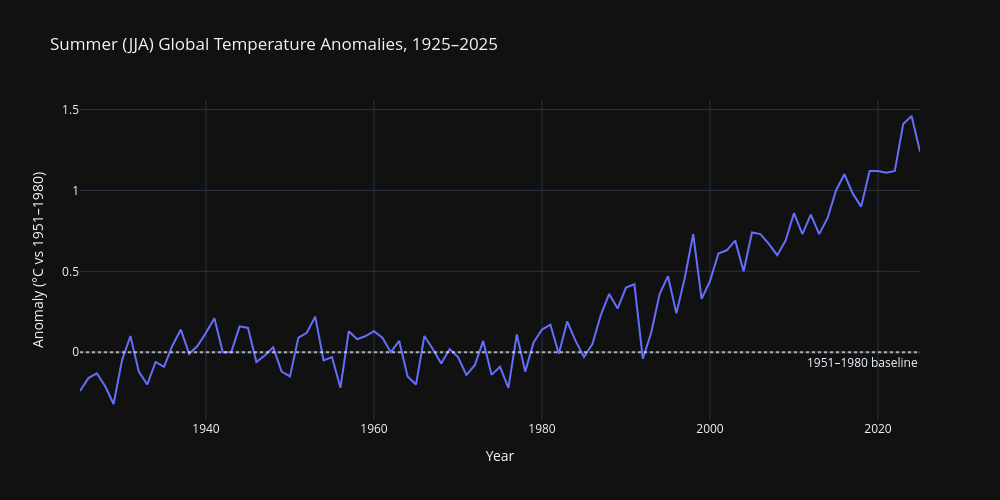

The cell this chart's notebook holds for it:
### Code cell
fig = px.line(
    summer,
    x="Year",
    y="JJA",
    title="Summer (JJA) Global Temperature Anomalies, 1925–2025",
    labels={"JJA": "Anomaly (°C vs 1951–1980)"},
    hover_data={"Year": True, "JJA": ":+.2f"},
)
fig.update_traces(marker=dict(color="#9ca3af", size=6, opacity=0.8), selector=dict(mode="markers"))
fig.add_hline(y=0, line_dash="dot", line_color="white", opacity=0.6,
              annotation_text="1951–1980 baseline", annotation_position="bottom right")
fig.show()

### Figure 1 — Plotly figure (JSON) as saved in the notebook; plotly's stock layout.template omitted (floating-point values rounded to 4 significant figures)
{"data": [{"hovertemplate": "Year=%{x}<br>Anomaly (°C vs 1951–1980)=%{y:+.2f}<extra></extra>", "legendgroup": "", "line": {"color": "#636efa", "dash": "solid"}, "marker": {"symbol": "circle"}, "mode": "lines", "name": "", "orientation": "v", "showlegend": false, "type": "scatter", "x": [1925, 1926, 1927, 1928, 1929, 1930, 1931, 1932, 1933, 1934, 1935, 1936, 1937, 1938, 1939, 1940, 1941, 1942, 1943, 1944, 1945, 1946, 1947, 1948, 1949, 1950, 1951, 1952, 1953, 1954, 1955, 1956, 1957, 1958, 1959, 1960, 1961, 1962, 1963, 1964, 1965, 1966, 1967, 1968, 1969, 1970, 1971, 1972, 1973, 1974, 1975, 1976, 1977, 1978, 1979, 1980, 1981, 1982, 1983, 1984, 1985, 1986, 1987, 1988, 1989, 1990, 1991, 1992, 1993, 1994, 1995, 1996, 1997, 1998, 1999, 2000, 2001, 2002, 2003, 2004, 2005, 2006, 2007, 2008, 2009, 2010, 2011, 2012, 2013, 2014, 2015, 2016, 2017, 2018, 2019, 2020, 2021, 2022, 2023, 2024, 2025], "xaxis": "x", "y": [-0.24, -0.16, -0.13, -0.21, -0.32, -0.05, 0.1, -0.12, -0.2, -0.06, -0.09, 0.04, 0.14, -0.01, 0.04, 0.12, 0.21, 0.0, 0.0, 0.16, 0.15, -0.06, -0.02, 0.03, -0.12, -0.15, 0.09, 0.12, 0.22, -0.05, -0.03, -0.22, 0.13, 0.08, 0.1, 0.13, 0.09, 0.0, 0.07, -0.15, -0.2, 0.1, 0.02, -0.07, 0.02, -0.03, -0.14, -0.08, 0.07, -0.14, -0.09, -0.22, 0.11, -0.12, 0.06, 0.14, 0.17, -0.01, 0.19, 0.07, -0.03, 0.05, 0.23, 0.36, 0.27, 0.4, 0.42, -0.04, 0.12, 0.36, 0.47, 0.24, 0.46, 0.73, 0.33, 0.44, 0.61, 0.63, 0.69, 0.5, 0.74, 0.73, 0.67, 0.6, 0.69, 0.86, 0.73, 0.85, 0.73, 0.83, 1.0, 1.1, 0.98, 0.9, 1.12, 1.12, 1.11, 1.12, 1.41, 1.46, 1.24], "yaxis": "y"}], "layout": {"annotations": [{"showarrow": false, "text": "1951–1980 baseline", "x": 1, "xanchor": "right", "xref": "x domain", "y": 0, "yanchor": "top", "yref": "y"}], "height": 500, "legend": {"tracegroupgap": 0}, "shapes": [{"line": {"color": "white", "dash": "dot"}, "opacity": 0.6, "type": "line", "x0": 0, "x1": 1, "xref": "x domain", "y0": 0, "y1": 0, "yref": "y"}], "title": {"text": "Summer (JJA) Global Temperature Anomalies, 1925–2025"}, "width": 1000, "xaxis": {"anchor": "y", "domain": [0, 1], "title": {"text": "Year"}}, "yaxis": {"anchor": "x", "domain": [0, 1], "title": {"text": "Anomaly (°C vs 1951–1980)"}}}}
